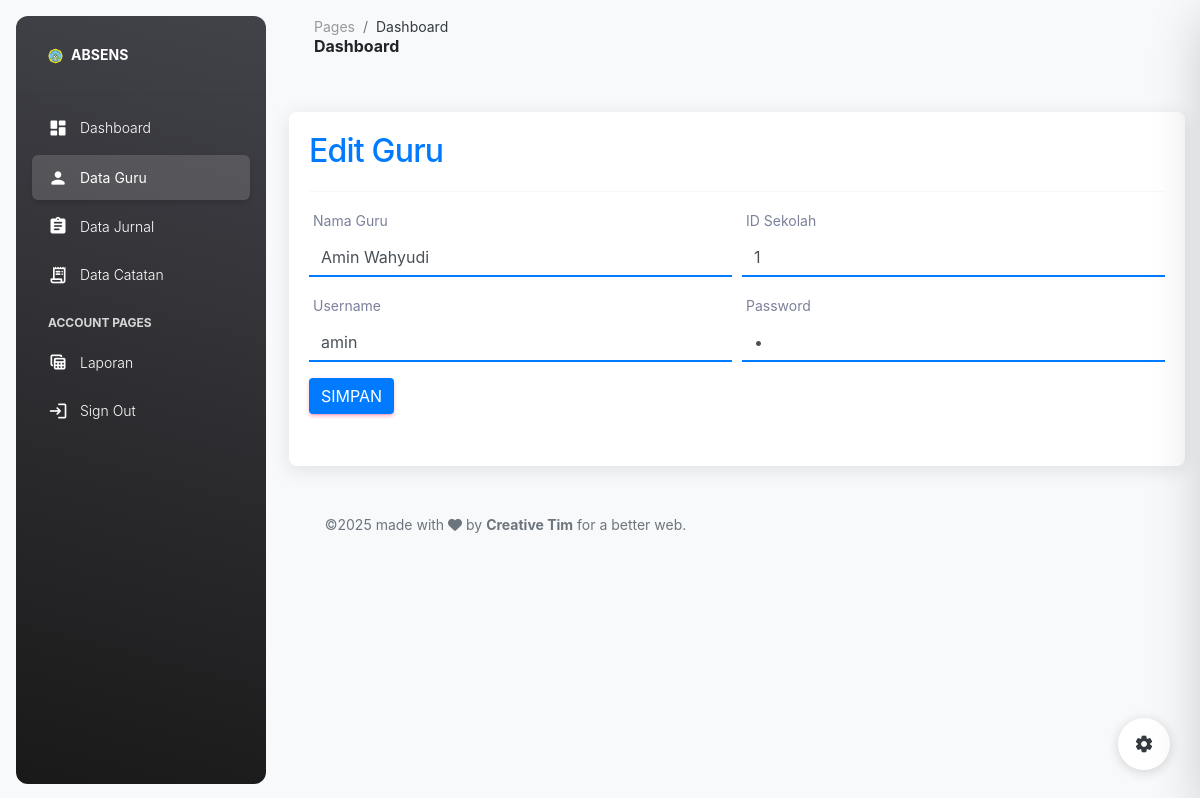
/index.php?page=editguru&id_guru=1 (signed in), run on an earlier commit of the app's database.
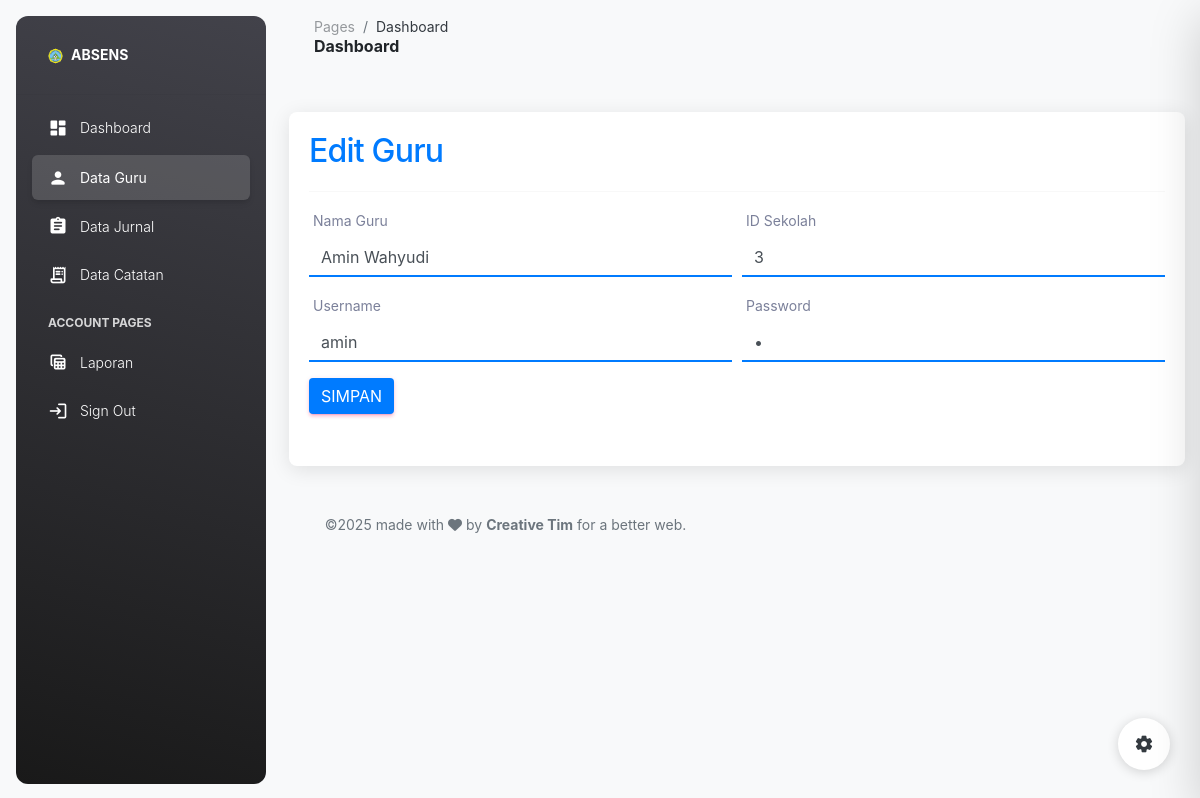
And on a later commit of the database.
### tables this page shows
CREATE TABLE `guru` (
  `id_guru` int(11) NOT NULL,
  `nama_guru` varchar(50) NOT NULL,
  `id_sekolah` int(11) NOT NULL,
  `username` varchar(20) NOT NULL,
  `password` varchar(20) NOT NULL
);

### pages/guru/editguru.php (the view, shortened to what this page needs)
<?php
include('koneksi.php');
if (isset($_GET['id_guru'])) {
    $id_guru = $_GET['id_guru'];
    $select = mysqli_query($coneksi, "SELECT * FROM guru WHERE id_guru='$id_guru'");
    if (mysqli_num_rows($select) == 0) {
        echo '<script>window.location.replace("index.php?page=guru");</script>';
        exit();
    } else {
        $data = mysqli_fetch_assoc($select);
    }
}
?>
<!DOCTYPE html>
<html lang="id">
<head>
    <link rel="stylesheet" href="https://stackpath.bootstrapcdn.com/bootstrap/4.1.3/css/bootstrap.min.css">
</head>
<body>
    <div class="container">
        <h2>Edit Guru</h2>
        <hr>
        <?php if (isset($data) && $data): ?>
        <form action="" method="post" enctype="multipart/form-data">
            <div class="form-row">
                <div class="form-group col-md-6">
                    <label>Nama Guru</label>
                    <input type="text" name="nama_guru" class="form-control" value="<?php echo htmlspecialchars($data['nama_guru'] ?? ''); ?>" required>
                </div>
                <div class="form-group col-md-6">
                    <label>ID Sekolah</label>
                    <input type="text" name="id_sekolah" class="form-control" value="<?php echo htmlspecialchars($data['id_sekolah'] ?? ''); ?>" required>
                </div>
                <div class="form-group col-md-6">
                    <label>Username</label>
                    <input type="text" name="username" class="form-control" value="<?php echo htmlspecialchars($data['username'] ?? ''); ?>" required>
                </div>
                <div class="form-group col-md-6">
                    <label>Password</label>
                    <input type="password" name="password" class="form-control" value="<?php echo htmlspecialchars($data['password'] ?? ''); ?>" required>
                </div>
            </div>
            <div class="form-group row">
                <div class="col text-left">
                    <input type="submit" name="submit" class="btn btn-primary" value="SIMPAN">
                </div>
            </div>
        </form>
        <?php else: ?>
            <div class="alert alert-warning">Data guru tidak ditemukan.</div>
        <?php endif; ?>
    </div>
</body>
</html>

What changed in the data, as far as the page shows it:
changed guru "Amin Wahyudi": id_sekolah "1" → "3"
